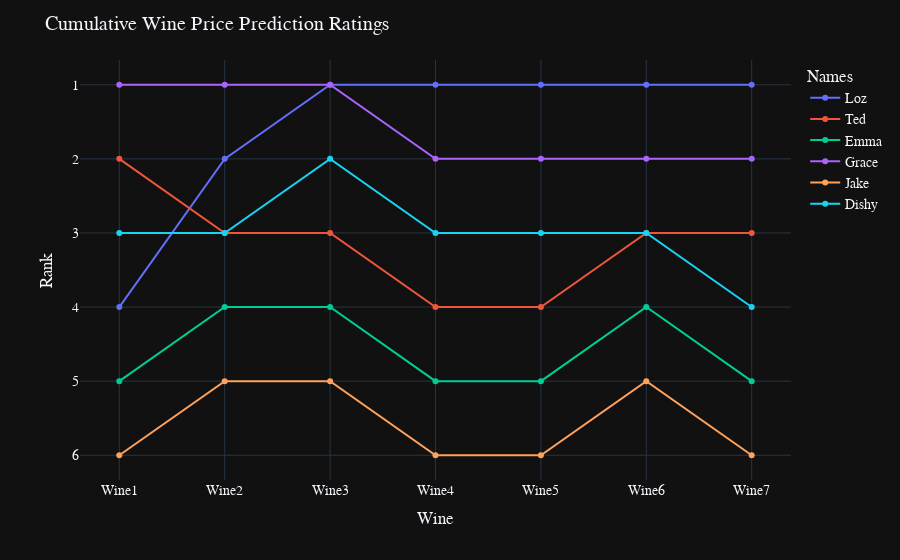

Here is the notebook cell this chart was saved with:
### Code cell
fig = px.scatter(cumulative_bump_chart, x="Wine", y="Rank", color='Names')
fig['layout']['yaxis']['autorange'] = "reversed"
fig.update_traces(mode='markers+lines')

fig.update_layout(
    title = "Cumulative Wine Price Prediction Ratings",
    font = dict(family = "Arial", size=14),
    yaxis = dict(
        tickmode = 'linear',
        dtick = 1
    )
)

fig = go.FigureWidget(fig)
fig.layout.template = 'plotly_dark'
fig.show()

### Figure 1 — Plotly figure (JSON) as saved in the notebook; plotly's stock layout.template omitted (floating-point values rounded to 4 significant figures)
{"data": [{"hovertemplate": "Names=Loz<br>Wine=%{x}<br>Rank=%{y}<extra></extra>", "legendgroup": "Loz", "marker": {"color": "#636efa", "symbol": "circle"}, "mode": "markers+lines", "name": "Loz", "orientation": "v", "showlegend": true, "type": "scatter", "uid": "87a4e8f0-1602-47a5-94fd-6d8c5a177f28", "x": ["Wine1", "Wine2", "Wine3", "Wine4", "Wine5", "Wine6", "Wine7"], "xaxis": "x", "y": [4, 2, 1, 1, 1, 1, 1], "yaxis": "y"}, {"hovertemplate": "Names=Ted<br>Wine=%{x}<br>Rank=%{y}<extra></extra>", "legendgroup": "Ted", "marker": {"color": "#EF553B", "symbol": "circle"}, "mode": "markers+lines", "name": "Ted", "orientation": "v", "showlegend": true, "type": "scatter", "uid": "cb08185f-7623-48e7-aeb3-dcfe48435429", "x": ["Wine1", "Wine2", "Wine3", "Wine4", "Wine5", "Wine6", "Wine7"], "xaxis": "x", "y": [2, 3, 3, 4, 4, 3, 3], "yaxis": "y"}, {"hovertemplate": "Names=Emma<br>Wine=%{x}<br>Rank=%{y}<extra></extra>", "legendgroup": "Emma", "marker": {"color": "#00cc96", "symbol": "circle"}, "mode": "markers+lines", "name": "Emma", "orientation": "v", "showlegend": true, "type": "scatter", "uid": "5ec4ad5b-ff08-4a06-b2fd-cbfff05121e7", "x": ["Wine1", "Wine2", "Wine3", "Wine4", "Wine5", "Wine6", "Wine7"], "xaxis": "x", "y": [5, 4, 4, 5, 5, 4, 5], "yaxis": "y"}, {"hovertemplate": "Names=Grace<br>Wine=%{x}<br>Rank=%{y}<extra></extra>", "legendgroup": "Grace", "marker": {"color": "#ab63fa", "symbol": "circle"}, "mode": "markers+lines", "name": "Grace", "orientation": "v", "showlegend": true, "type": "scatter", "uid": "f4688a46-5cda-488a-9e96-473d390b4af5", "x": ["Wine1", "Wine2", "Wine3", "Wine4", "Wine5", "Wine6", "Wine7"], "xaxis": "x", "y": [1, 1, 1, 2, 2, 2, 2], "yaxis": "y"}, {"hovertemplate": "Names=Jake<br>Wine=%{x}<br>Rank=%{y}<extra></extra>", "legendgroup": "Jake", "marker": {"color": "#FFA15A", "symbol": "circle"}, "mode": "markers+lines", "name": "Jake", "orientation": "v", "showlegend": true, "type": "scatter", "uid": "e5a9e6b6-1dc4-427b-8a30-355d0f502b10", "x": ["Wine1", "Wine2", "Wine3", "Wine4", "Wine5", "Wine6", "Wine7"], "xaxis": "x", "y": [6, 5, 5, 6, 6, 5, 6], "yaxis": "y"}, {"hovertemplate": "Names=Dishy<br>Wine=%{x}<br>Rank=%{y}<extra></extra>", "legendgroup": "Dishy", "marker": {"color": "#19d3f3", "symbol": "circle"}, "mode": "markers+lines", "name": "Dishy", "orientation": "v", "showlegend": true, "type": "scatter", "uid": "02f3407b-8f7a-4ddf-ad29-61587120c0c6", "x": ["Wine1", "Wine2", "Wine3", "Wine4", "Wine5", "Wine6", "Wine7"], "xaxis": "x", "y": [3, 3, 2, 3, 3, 3, 4], "yaxis": "y"}], "layout": {"font": {"family": "Arial", "size": 14}, "legend": {"title": {"text": "Names"}, "tracegroupgap": 0}, "margin": {"t": 60}, "title": {"text": "Cumulative Wine Price Prediction Ratings"}, "xaxis": {"anchor": "y", "domain": [0, 1], "title": {"text": "Wine"}}, "yaxis": {"anchor": "x", "autorange": "reversed", "domain": [0, 1], "dtick": 1, "tickmode": "linear", "title": {"text": "Rank"}}}}
